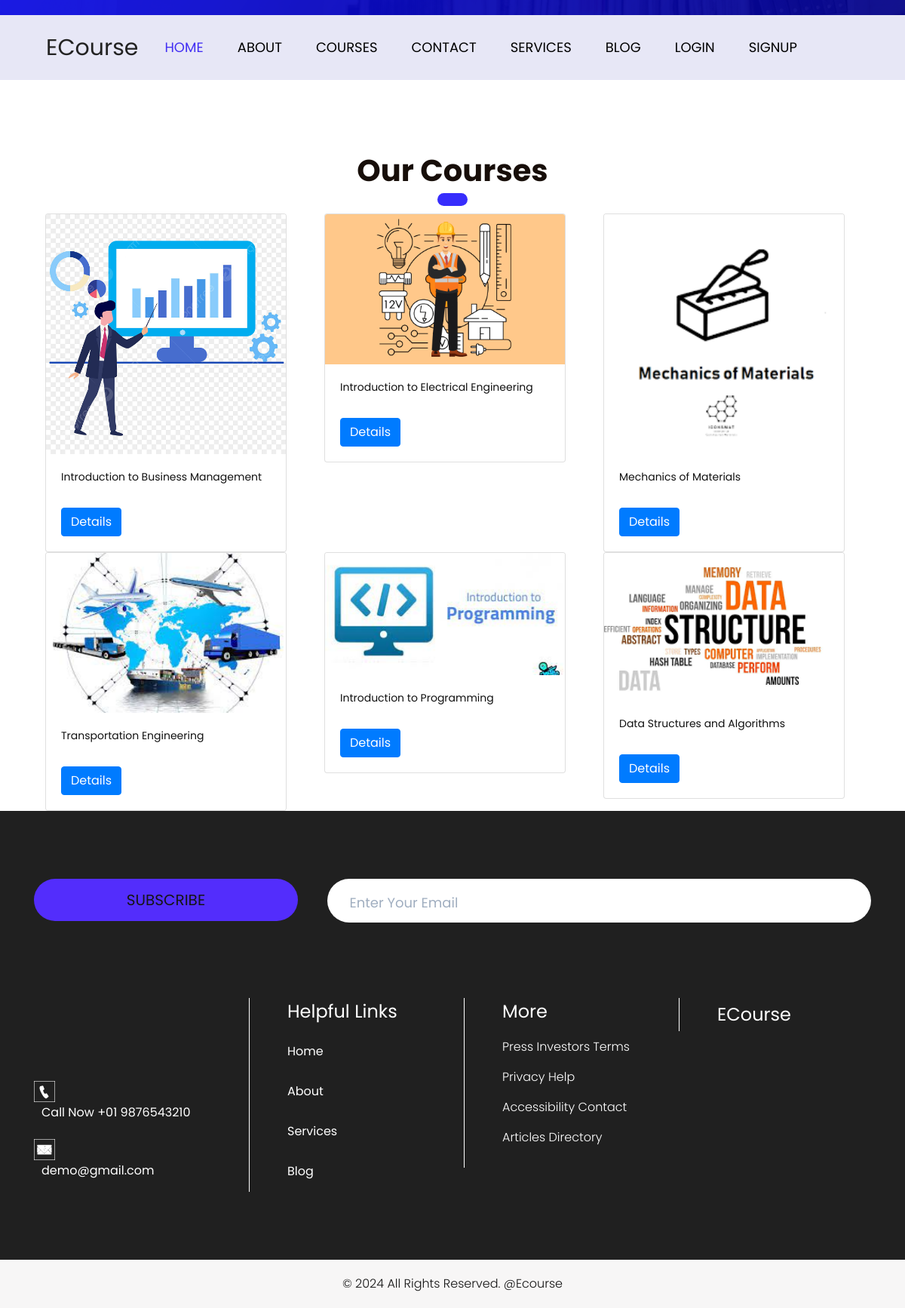
The app's page /service/, older data.
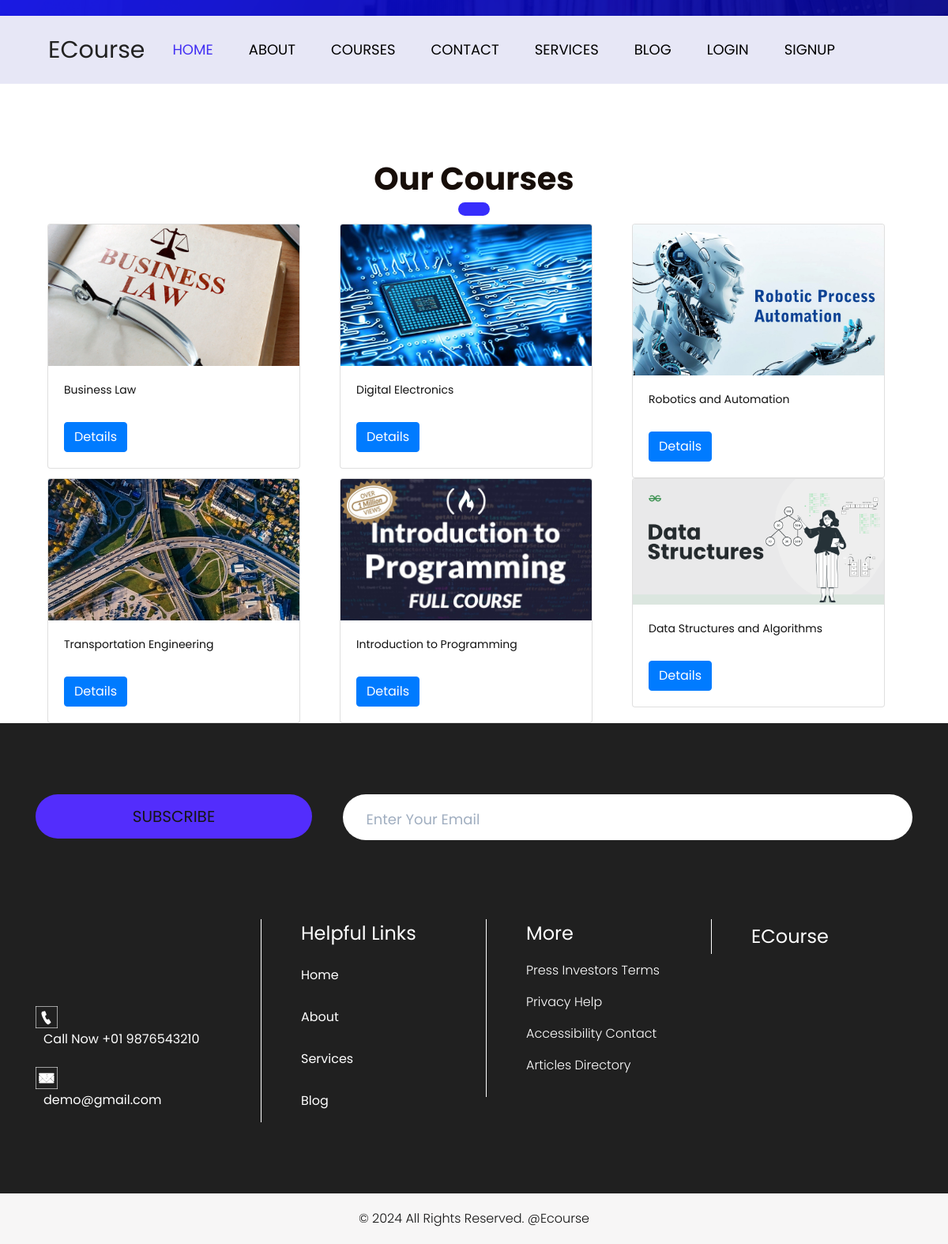
The same page, newer data.
### Courses/models.py (models this page shows, shortened)
class courses(models.Model):
    name = models.CharField(max_length=60)
    description = models.TextField()
    author = models.ForeignKey(User, on_delete = models.CASCADE)
    category = models.ManyToManyField(Categori)
    image = models.ImageField(upload_to = 'media/uploads/',blank=True, null=True)
    borrowers = models.ManyToManyField(User, related_name='entrollers_course', blank=True, null=True)

### OnlineSchool/views.py (the view)
# urls.py: path('service/', views.Service, name='service'),
def Service(request,category_slug = None):
    data = courses.objects.all()
    courseCategory = Categori.objects.all()
    if category_slug is not None:
        category = Categori.objects.get(slug = category_slug)
        data = courses.objects.filter(category = category)
    return render(request, 'services.html', {'data': data, 'course_category': courseCategory})

### templates/services.html (shortened to what this page needs)
{% extends 'base.html'%}
{% load static %}
{% load crispy_forms_tags %}
{% block content %}
      <div class="services_section layout_padding">
         <div class="container">
             <h1 class="services_taital"><span style="color:">Our</span> Courses</h1>
             <div class="container">
               <div class="row">
                 {% for i in data %}
                 <div class="col-md-4">
                   <div class="card" style="width: 20rem;">
                     <img src="{{ i.image.url }}" class="card-img-top" alt="...">
                     <div class="card-body">
                       <h5 class="card-title">{{ i.name }}</h5>
                       <a href="{% url 'course_details' i.id %}" class="btn btn-primary">Details</a>
                     </div>
                   </div>
                 </div>
                 {% endfor %}
               </div>
             </div>
         </div>
     </div>
      {% endblock %}

### templates/base.html (shortened to what this page needs)
{% load static %}
<!DOCTYPE html>
<html lang="en">
   <head>
      <link
      href="https://unpkg.com/tailwindcss@^1.0/dist/tailwind.min.css"
      rel="stylesheet" />
      <link rel="stylesheet" type="text/css" href="https://cdnjs.cloudflare.com/ajax/libs/OwlCarousel2/2.0.0-beta.2.4/assets/owl.carousel.min.css" />
      <link rel="stylesheet" type="text/css" href="/static/css/bootstrap.min.css">
      <link rel="stylesheet" type="text/css" href="/static/css/style.css">
      <link rel="stylesheet" href="/static/css/responsive.css">
      <link rel="stylesheet" href="/static/css/jquery.mCustomScrollbar.min.css">
      <link rel="stylesheet" href="https://netdna.bootstrapcdn.com/font-awesome/4.0.3/css/font-awesome.css">
      <link href="https://cdnjs.cloudflare.com/ajax/libs/font-awesome/5.10.0/css/all.min.css" rel="stylesheet" />
      <link rel="stylesheet" href="/static/css/owl.carousel.min.css">
      <link rel="stylesheet" href="/static/css/owl.theme.default.min.css">
      <link rel="stylesheet" href="https://cdnjs.cloudflare.com/ajax/libs/fancybox/2.1.5/jquery.fancybox.min.css" media="screen">
   </head>
   <body>
      <div class="header_section">
         <div class="header_bg">
            <div class="container">
               <nav class="navbar navbar-expand-lg navbar-light bg-light">
                  <a class=".header_sec" style="font-size: 30px;" href="{% url 'home_page' %}">ECourse</a>
                  <div class="collapse navbar-collapse" id="navbarSupportedContent">
                     <ul class="navbar-nav mr-auto">
                        <li class="nav-item active">
                           <a class="nav-link" href="{% url 'home_page' %}">Home</a>
                        </li>
                        <li class="nav-item">
                           <a class="nav-link" href="{% url 'aboutus' %}">About</a>
                        </li>
                        <li class="nav-item">
                           <a class="nav-link" href="{% url 'showcourses' %}">Courses</a>
                        </li>
                        <li class="nav-item">
                           <a class="nav-link" href="{% url 'contactus' %}">Contact</a>
                        </li>
                        {% if request.user.is_authenticated %}
                           {% if request.user.account.account_type == 'Teacher' %}
                              <li class="nav-item">
                                 <a class="nav-link" href="{% url 'add_course' %}">Add course</a>
                              </li>
                              <li class="nav-item">
                                 <a class="nav-link" href="{% url 'manage_course' %}">Manage course</a>
                              </li>
                           {% else %}
                              <li class="nav-item">
                                 <a class="nav-link" href="{% url 'profile' %}">Enrolled Course</a>
                              </li>
                           {% endif %}
                        <li class="nav-item">
                           <a class="nav-link" href="{% url 'password_change_page' %}">Change password</a>
                        </li>
                        <li class="nav-item">
                           <a class="nav-link" href="{% url 'logout' %}">Logout</a>
                        </li>
                        {% else %}
                        <li class="nav-item">
                           <a class="nav-link" href="{% url 'service' %}">Services</a>
                        </li>
                        <li class="nav-item">
                           <a class="nav-link" href="{% url 'blog' %}">Blog</a>
                        </li>
                        <li class="nav-item">
                           <a class="nav-link" href="{% url 'login' %}">LogIn</a>
                        </li>
                        <li class="nav-item">
                           <a class="nav-link" href="{% url 'signUp' %}">SignUp</a>
                        </li>
                        {% endif %}
                     </ul>
                  </div>
               </nav>
            </div>
         </div>
      </div>
    {% block content %}
    {% endblock %}
    {% include 'footer.html' %}
 </body>
</html>

### templates/footer.html
 <div class="footer_section layout_padding">
    <div class="container">
       <div class="subscribe_bt"><a href="{% url 'home_page' %}">Subscribe</a></div>
       <input type="text" class="email_text" placeholder="Enter Your Email" name="Enter Your Email">
       <div class="footer_section_2">
          <div class="row">
             <div class="col-lg-3 margin_top">
                <div class="call_text"><a href="#"><img src="/static/images/call-icon1.png"><span class="padding_left_15">Call Now +01 9876543210</span></a></div>
                <div class="call_text"><a href="#"><img src="/static/images/mail-icon1.png"><span class="padding_left_15">demo@gmail.com</span></a></div>
             </div>
             <div class="col-lg-3 col-md-6">
                <div class="information_main">
                   <h4 class="information_text">Helpful Links</h4>
                   <div class="footer_menu">
                      <ul>
                         <li><a href="{% url 'home_page' %}">Home</a></li>
                         <li><a href="{% url 'aboutus' %}">About</a></li>
                         <li><a href="{% url 'service' %}">Services</a></li>
                         <li><a href="{% url 'blog' %}">Blog</a></li>
                      </ul>
                   </div>
                </div>
             </div>
             <div class="col-lg-3">
               <div class="information_main">
                  <h4 class="information_text">More</h4>
                  <p class="many_text">Press
                     Investors
                     Terms
                     Privacy
                     Help
                     Accessibility
                     Contact
                     Articles
                     Directory
                   </p>
               </div>
            </div>
             <div class="col-lg-3">
                <div class="information_main">
    <div class="information_text"><a href="{% url 'home_page' %}" style="color: white;">ECourse</a></div>
</div>
             </div>
          </div>
       </div>
    </div>
 </div>
 <div class="copyright_section">
    <div class="container">
       <p class="copyright_text">© 2024 All Rights Reserved. <a href="#">@Ecourse</a></p>
    </div>
 </div>

### static/css/style.css (style rules this page uses)
* { box-sizing: border-box !important; transition: ease all 0.5s; }
html { scroll-behavior: smooth; }
body { color: #666666; font-size: 14px; font-family: 'Poppins', sans-serif; line-height: 1.80857; font-weight: normal; overflow-x: hidden; }
a { color: #1f1f1f; text-decoration: none !important; outline: none !important; -webkit-transition: all .3s ease-in-out; -moz-transition: all .3s ease-in-out; -ms-transition: all .3s ease-in-out; -o-transition: all .3s ease-in-out; transition: all .3s ease-in-out; }
h1, h2, h3, h4, h5, h6 { letter-spacing: 0; font-weight: normal; position: relative; padding: 0 0 10px 0; font-weight: normal; line-height: normal; color: #111111; margin: 0 }
h1 { font-size: 24px }
h4 { font-size: 16px }
h5 { font-size: 14px }
*, *::after, *::before { -webkit-box-sizing: border-box; -moz-box-sizing: border-box; box-sizing: border-box; }
ul, li, ol { margin: 0px; padding: 0px; list-style: none; }
p { margin: 20px; font-weight: 300; font-size: 15px; line-height: 24px; }
a { color: #222222; text-decoration: none; outline: none !important; }
a, .btn { text-decoration: none !important; outline: none !important; -webkit-transition: all .3s ease-in-out; -moz-transition: all .3s ease-in-out; -ms-transition: all .3s ease-in-out; -o-transition: all .3s ease-in-out; transition: all .3s ease-in-out; }
img { max-width: 100%; height: auto; }
.layout_padding { padding-top: 90px; padding-bottom: 0px; }
.header_section { width: 100%; float: left; background-image: url(../images/banner-bg.png); height: auto; background-size: 100%; background-repeat: no-repeat; padding-top: 20px; }
.header_bg { background-color: #e7e7f6; }
.bg-light { background-color: transparent !important; }
.navbar { padding: 1rem 1rem; }
.navbar-expand-lg .navbar-nav .nav-link { padding-right: 10px; padding-left: 35px; font-size: 18px; color: #000; text-transform: uppercase; }
.navbar-light .navbar-nav .active>.nav-link, .navbar-light .navbar-nav .nav-link.active, .navbar-light .navbar-nav .nav-link.show, .navbar-light .navbar-nav .show>.nav-link { color: #422ff3; }
.padding_left_15 { padding-left: 10px; }
.services_section { width: 100%; float: left; }
.services_taital { width: 100%; float: left; font-size: 40px; color: #170e09; text-align: center; font-weight: bold; }
.services_taital::after { content: ''; position: relative; width: 40px; height: 17px; background-color: #372dfc; left: 0px; right: 0px; margin: 0 auto; display: block; border-radius: 10px; }
.footer_section { width: 100%; float: left; background-color: #202020; height: auto; padding-bottom: 90px; }
.email_text { width: 65%; float: right; font-size: 18px; color: #363636; background-color: #ffffff !important; border: 0px; padding: 16px 20px 10px 30px; height: auto; border-radius: 40px; }
.subscribe_bt { width: 350px; float: left; }
.subscribe_bt a { width: 100%; float: left; font-size: 20px; color: #151515; text-align: center; background-color: #532dfc; padding: 10px 0px; text-transform: uppercase; border-radius: 40px; }
.margin_top { margin-top: 90px; }
.call_text { width: 100%; float: left; font-size: 16px; color: #ffffff; padding-top: 20px; }
.call_text a { color: #ffffff; }
.footer_section_2 { width: 100%; float: left; margin-top: 100px; }
.footer_menu { width: 100%; float: left; }
.footer_menu ul { margin: 0px; padding: 0px; }
.footer_menu li { font-size: 16px; color: #ffffff; padding: 12px 0px; }
.footer_menu li a { color: #ffffff; }
.information_text { width: 100%; float: left; font-size: 24px; color: #fff; }
.many_text { width: 87%; float: left; font-size: 16px; color: #fff; margin-left: 0px; line-height: 40px; margin-top: 0px; }
.information_main { width: 100%; float: left; border-left: 1px solid #ffffff; padding-left: 50px; }
.copyright_section { width: 100%; float: left; background-color: #f7f6f6; height: auto; }
.copyright_text { width: 100%; float: left; font-size: 16px; margin-left: 0px; color: #131313; text-align: center; }
.copyright_text a { color: #131313; }

Row changes from the older to the newer data that the page shows:
changed courses: image: a different picture; name "Introduction to Business Management" → "Business Law"
changed courses: image: a different picture; name "Introduction to Electrical Engineering" → "Digital Electronics"
changed courses: image: a different picture; name "Mechanics of Materials" → "Robotics and Automation"
changed courses "Transportation Engineering": image: a different picture
changed courses "Introduction to Programming": image: picture removed, a placeholder shows
changed courses "Data Structures and Algorithms": image: a different picture
